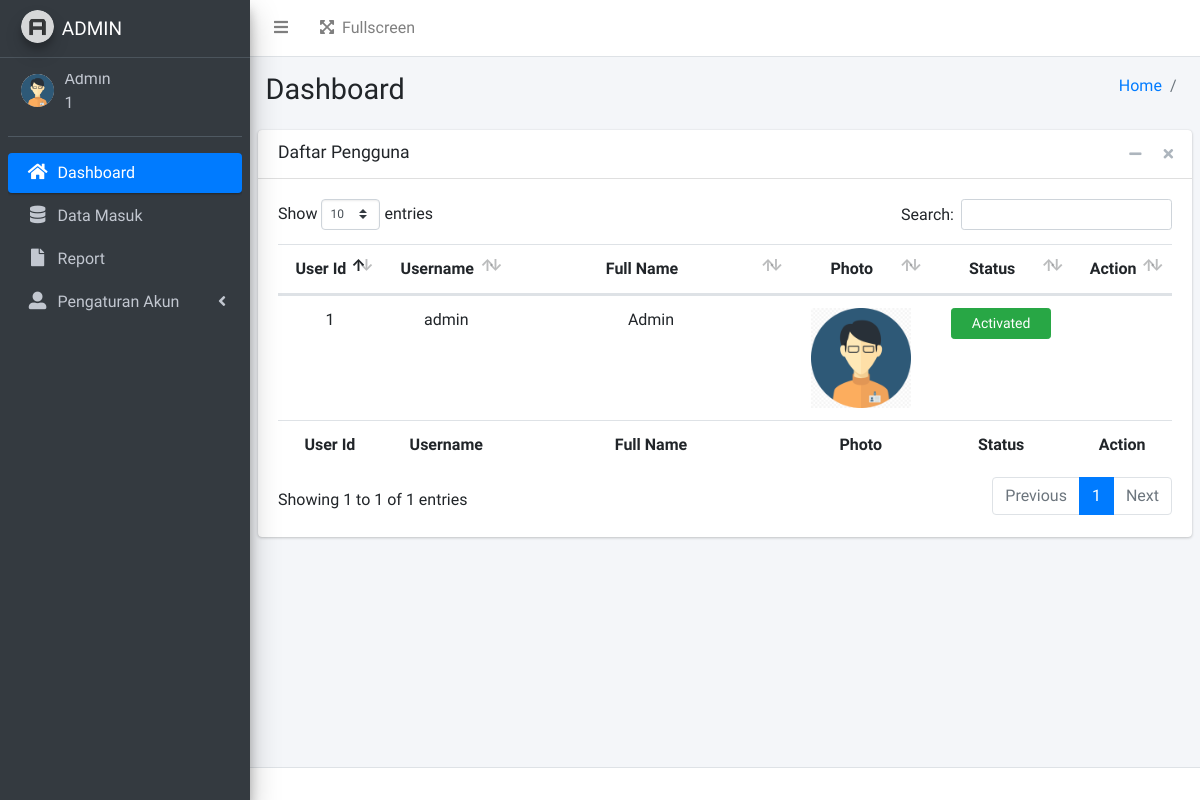
The page /admin/index.php (signed in) on the database its author committed.
### tables this page shows
CREATE TABLE `user` (
  `user_id` varchar(16) NOT NULL,
  `username` varchar(20) NOT NULL,
  `password` varchar(255) NOT NULL,
  `name` varchar(30) NOT NULL,
  `img` varchar(255) NOT NULL,
  `status` tinyint(4) NOT NULL,
  `security_question` varchar(255) DEFAULT NULL,
  `security_answer` varchar(255) DEFAULT NULL
);

### function.php (called while the page is built, shortened)
<?php
$db_host = "localhost";
$db_user = "root";
$db_pass = "";
$db_name = "sipekerba";
$conn = mysqli_connect($db_host,$db_user,$db_pass,$db_name);
function query($query) {
    global $conn;
    $result = mysqli_query($conn, $query);
    $rows = [];
    while ($row = mysqli_fetch_assoc($result)) {
        $rows[] = $row;
    }
    return $rows;
}
?>

### admin/index.php (the view, shortened to what this page needs)
<?php
include "templates/header.php";
include "templates/sidebar-home.php";
?>
  <div class="content-wrapper">
    <section class="content-header">
      <div class="container-fluid">
        <div class="row mb-2">
          <div class="col-sm-6">
            <h1>Dashboard</h1>
          </div>
          <div class="col-sm-6">
            <ol class="breadcrumb float-sm-right">
              <li class="breadcrumb-item"><a href="index.php">Home</a></li>
              <li class="breadcrumb-item active"></li>
            </ol>
          </div>
        </div>
      </div>
    </section>
    <section class="content">
      <div class="card">
        <div class="card-header">
          <h3 class="card-title">Daftar Pengguna</h3>
          <div class="card-tools">
            <button type="button" class="btn btn-tool" data-card-widget="collapse" title="Collapse">
              <i class="fas fa-minus"></i>
            </button>
            <button type="button" class="btn btn-tool" data-card-widget="remove" title="Remove">
              <i class="fas fa-times"></i>
            </button>
          </div>
        </div>
        <div class="card-body">
          <div class="table-responsive">
            <table class="table table-hover" id="table_user" width="100%">
              <thead align="center">
                <th>User Id</th>
                <th>Username</th>
                <th width="240">Full Name</th>
                <th>Photo</th>
                <th width="100">Status</th>
                <th>Action</th>
              </thead>
              <tbody>
                <?php
                $data = query("SELECT * FROM user");
                foreach ($data as $d) :
                ?>
                  <tr align="center">
                    <td><?php echo $d['user_id']; ?></td>
                    <td><?php echo $d['username']; ?></td>
                    <td><?php echo $d['name']; ?></td>
                    <td><img src="../assets/img/profile/<?= $d['img']; ?>" alt="user image" width="100" height="100"></td>
                    <?php
                    if ($d['status'] == 1) { ?>
                      <td><a href="#" class="btn btn-sm btn-success" style="width: 100px;">Activated</a></td>
                    <?php } else { ?>
                      <td><a href="#" class="btn btn-sm btn-danger" style="width: 100px;">Disactivated</a></td>
                    <?php } ?>
                    <td>
                    </td>
                  </tr>
                <?php
                endforeach;
                ?>
              </tbody>
              <tfoot align="center">
                <th>User Id</th>
                <th>Username</th>
                <th width="240">Full Name</th>
                <th>Photo</th>
                <th width="100">Status</th>
                <th>Action</th>
              </tfoot>
            </table>
          </div>
        </div>
      </div>
    </section>
  </div>
<?php
include "templates/footer.php";
?>

### admin/templates/header.php (shortened to what this page needs)
<?php
include '../function.php';
?>
<!DOCTYPE html>
<html lang="en">
<head>
  <link rel="stylesheet" href="../assets/plugins/fontawesome-free/css/all.min.css">
  <link rel="stylesheet" href="../assets/plugins/datatables-bs4/css/dataTables.bootstrap4.min.css">
  <link rel="stylesheet" href="../assets/plugins/datatables-buttons/css/buttons.bootstrap4.min.css">
  <link rel="stylesheet" href="../assets/plugins/datatables-responsive/css/responsive.bootstrap4.min.css">
  <link rel="stylesheet" href="../assets/dist/css/adminlte.min.css">
  <link rel="stylesheet" href="../assets/plugins/jquery-ui/jquery-ui.min.css">
</head>
<body class="hold-transition sidebar-mini">
<div class="wrapper">
  <nav class="main-header navbar navbar-expand navbar-white navbar-light">
    <ul class="navbar-nav">
      <li class="nav-item">
        <a class="nav-link" data-widget="pushmenu" href="#" role="button"><i class="fas fa-bars"></i></a>
      </li>
    <ul class="navbar-nav ml-auto">
      <li class="nav-item">
        <a class="nav-link" data-widget="fullscreen" href="#" role="button">
          <i class="fas fa-expand-arrows-alt mr-2"></i>Fullscreen
        </a>
      </li>
    </ul>
  </nav>
    <aside class="main-sidebar sidebar-dark-primary elevation-4">
    <a href="index.php" class="brand-link">
      <img src="../assets/dist/img/AdminLTELogo.png" alt="SI-PEKERBA" class="brand-image img-circle elevation-3" style="opacity: .8">
      <span class="brand-text font-weight-light" style="font-size: 19px;">ADMIN     </span>
    </a>
    <div class="sidebar">
      <div class="user-panel mt-3 pb-3 mb-3 d-flex">
        <div class="image">
          <?php
          $id = $_SESSION["login"]["user_id"];
          $data = query("SELECT * FROM user WHERE user_id = '$id'")[0];
          ?>
          <img src="../assets/img/profile/<?= $data['img'];?> " class="img-circle" alt="User Image">
        </div>
        <div class="info">
          <a class="d-block" style="cursor: default; margin-top:-12px;"><?php echo  $_SESSION["login"]["name"] ?></a>
          <a class="d-block" style="cursor: default;"><?php echo  $_SESSION["login"]["user_id"] ?></a>
        </div>
      </div>

### rows shown on the page
user: img (picture), user_id "1", username "admin", name "Admin", status "Activated"

### other values the page prints
$_SESSION["login"]["user_id"] "1"
